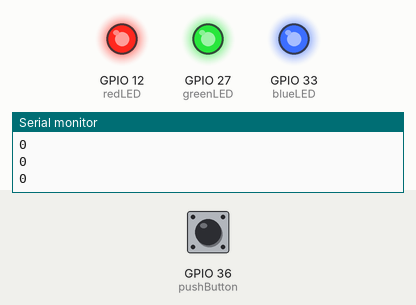
This sketch was run on a simulated ESP32. Shown: output pins drawn as LEDs (lit = HIGH), the last lines printed to the serial monitor. Dashed ring = blinking. Inputs (shaded band) come from the test bench; at power-on: GPIO 36 (pushButton) LOW.

Above: at 1.2 s.
1.3 s: GPIO 36 (pushButton) pulled HIGH for 1 s
At 2.7 s:
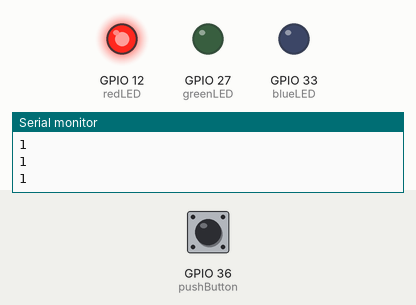
3.8 s: GPIO 36 (pushButton) pulled HIGH for 0.15 s
At 5.2 s:
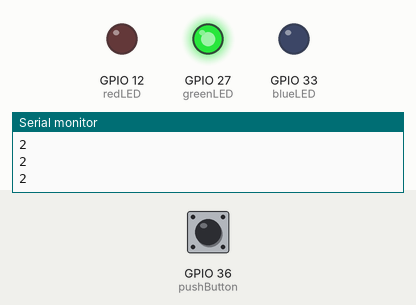
5.5 s: GPIO 36 (pushButton) pulled HIGH for 3.2 s
At 5.8 s:
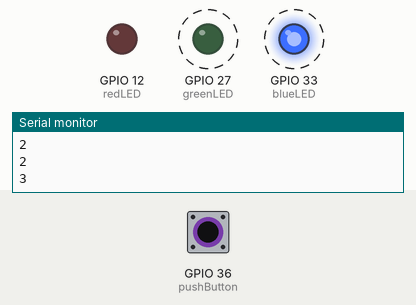
Timing chart, 0 to 10.2 s (numbered marks = the images above; inputs shaded):
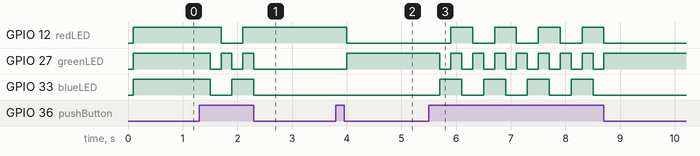

Measured:
- after the input at 1.3 s, GPIO 12 (redLED): HIGH → LOW after 0.40 s, → HIGH 0.40 s later; GPIO 27 (greenLED): alternates HIGH for 0.20 s and LOW for 0.20 s, 5 changes in all, then stays LOW, starting after 0.20 s; GPIO 33 (blueLED): HIGH → LOW after 0.20 s, → HIGH 0.40 s later, → LOW 0.40 s later
- after the input at 3.8 s, GPIO 12 (redLED): HIGH → LOW after 0.20 s; GPIO 27 (greenLED): LOW → HIGH after 0.20 s
- after the input at 5.5 s, GPIO 12 (redLED): alternates HIGH for 0.40 s and LOW for 0.40 s, 8 changes in all, then stays LOW, starting after 0.40 s; GPIO 27 (greenLED): alternates HIGH for 0.20 s and LOW for 0.20 s, 16 changes in all, then stays HIGH, starting after 0.20 s

The sketch:

LED-Complexity.ino
```cpp
/*
 * LED-Complexity
 * by Ashley Woon
 * This program switches between red, green, and blue based on an internal counter set by the push button.
 */

int counter = 0;
int pushButton = A0;
int redLED = 12;
int greenLED = 27;
int blueLED = 33;

void setup() {
  // initialize serial communication at 9600 bits per second:
  Serial.begin(9600);
  // initializing LED pin outputs
  pinMode(redLED, OUTPUT);
  pinMode(greenLED, OUTPUT);
  pinMode(blueLED, OUTPUT);
  // initializing input pin as input
  pinMode(A0, INPUT);
}

void loop() {
  // read button input
  int buttonState = digitalRead(pushButton);
  delay(100);
  // each button push will be counted
  if (buttonState == HIGH) {
    counter++;
    delay(100);
  }
  Serial.println(counter);

  if(counter == 1) {
    // output only red
    digitalWrite(redLED, HIGH);
    digitalWrite(greenLED, LOW);
    digitalWrite(blueLED, LOW);
  }
  else if(counter == 2) {
    // output only green
    digitalWrite(redLED, LOW);
    digitalWrite(greenLED, HIGH);
    digitalWrite(blueLED, LOW);
  }
  else if(counter == 3) {
    // output only blue
    digitalWrite(redLED, LOW);
    digitalWrite(greenLED, LOW);
    digitalWrite(blueLED, HIGH);
  }
  else {
    counter=0;
    digitalWrite(redLED, HIGH);
    digitalWrite(greenLED, HIGH);
    digitalWrite(blueLED, HIGH);
  }

}
```
